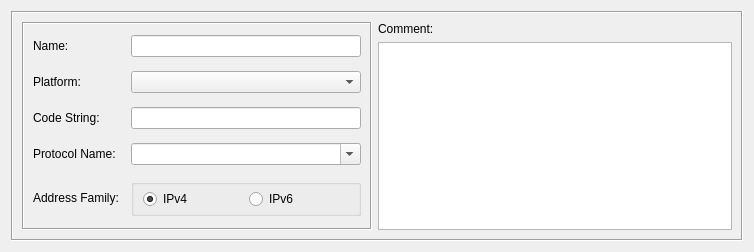
<ui version="4.0" >
 <class>CustomServiceDialog_q</class>
 <widget class="QWidget" name="CustomServiceDialog_q" >
  <property name="enabled" >
   <bool>true</bool>
  </property>
  <property name="geometry" >
   <rect>
    <x>0</x>
    <y>0</y>
    <width>754</width>
    <height>252</height>
   </rect>
  </property>
  <property name="windowTitle" >
   <string>Custom Service</string>
  </property>
  <layout class="QGridLayout" name="gridLayout_4" >
   <item row="0" column="0" >
    <widget class="QFrame" name="frame7" >
     <property name="frameShape" >
      <enum>QFrame::Box</enum>
     </property>
     <property name="frameShadow" >
      <enum>QFrame::Sunken</enum>
     </property>
     <layout class="QGridLayout" name="gridLayout_3" >
      <item rowspan="2" row="0" column="0" >
       <widget class="QFrame" name="frame13" >
        <property name="sizePolicy" >
         <sizepolicy vsizetype="Preferred" hsizetype="Fixed" >
          <horstretch>0</horstretch>
          <verstretch>0</verstretch>
         </sizepolicy>
        </property>
        <property name="minimumSize" >
         <size>
          <width>350</width>
          <height>0</height>
         </size>
        </property>
        <property name="maximumSize" >
         <size>
          <width>350</width>
          <height>16777215</height>
         </size>
        </property>
        <property name="frameShape" >
         <enum>QFrame::Box</enum>
        </property>
        <property name="frameShadow" >
         <enum>QFrame::Sunken</enum>
        </property>
        <layout class="QGridLayout" name="gridLayout_2" >
         <property name="spacing" >
          <number>12</number>
         </property>
         <item row="0" column="0" >
          <widget class="QLabel" name="textLabel1" >
           <property name="text" >
            <string>Name:</string>
           </property>
           <property name="wordWrap" >
            <bool>false</bool>
           </property>
          </widget>
         </item>
         <item row="0" column="1" >
          <widget class="QLineEdit" name="obj_name" >
           <property name="sizePolicy" >
            <sizepolicy vsizetype="Fixed" hsizetype="Preferred" >
             <horstretch>1</horstretch>
             <verstretch>0</verstretch>
            </sizepolicy>
           </property>
           <property name="minimumSize" >
            <size>
             <width>0</width>
             <height>0</height>
            </size>
           </property>
           <property name="sizeIncrement" >
            <size>
             <width>0</width>
             <height>0</height>
            </size>
           </property>
           <property name="baseSize" >
            <size>
             <width>0</width>
             <height>0</height>
            </size>
           </property>
          </widget>
         </item>
         <item row="1" column="0" >
          <widget class="QLabel" name="textLabel3" >
           <property name="text" >
            <string>Platform:</string>
           </property>
           <property name="wordWrap" >
            <bool>false</bool>
           </property>
          </widget>
         </item>
         <item row="1" column="1" >
          <widget class="QComboBox" name="platform" >
           <property name="toolTip" >
            <string>Custom service object has separate code string for each
supported firewall platform.</string>
           </property>
          </widget>
         </item>
         <item row="2" column="0" >
          <widget class="QLabel" name="textLabel1_3" >
           <property name="sizePolicy" >
            <sizepolicy vsizetype="Fixed" hsizetype="Preferred" >
             <horstretch>0</horstretch>
             <verstretch>0</verstretch>
            </sizepolicy>
           </property>
           <property name="text" >
            <string>Code String:</string>
           </property>
           <property name="wordWrap" >
            <bool>false</bool>
           </property>
          </widget>
         </item>
         <item row="2" column="1" >
          <widget class="QLineEdit" name="code" >
           <property name="sizePolicy" >
            <sizepolicy vsizetype="Fixed" hsizetype="Preferred" >
             <horstretch>0</horstretch>
             <verstretch>0</verstretch>
            </sizepolicy>
           </property>
           <property name="minimumSize" >
            <size>
             <width>0</width>
             <height>0</height>
            </size>
           </property>
           <property name="toolTip" >
            <string>Custom service object has separate code string for each
supported firewall platform.</string>
           </property>
           <property name="alignment" >
            <set>Qt::AlignLeading</set>
           </property>
          </widget>
         </item>
         <item row="3" column="0" >
          <widget class="QLabel" name="protocol_string_label" >
           <property name="sizePolicy" >
            <sizepolicy vsizetype="Fixed" hsizetype="Preferred" >
             <horstretch>0</horstretch>
             <verstretch>0</verstretch>
            </sizepolicy>
           </property>
           <property name="text" >
            <string>Protocol Name:</string>
           </property>
          </widget>
         </item>
         <item row="3" column="1" >
          <widget class="QComboBox" name="protocol" >
           <property name="toolTip" >
            <string>Choose one of the standard protocols from the menu or enter custom
protocol string. Policy compilers can use this information to add correct
protocol-specific parameters to the generated configuration. For example,
iptables compiler is allowed to add "--reject-with tcp-reset" to the target
REJECT only if service object belongs to protocol "tcp".
</string>
           </property>
           <property name="editable" >
            <bool>true</bool>
           </property>
          </widget>
         </item>
         <item row="4" column="0" >
          <widget class="QLabel" name="label_2" >
           <property name="text" >
            <string>Address Family:</string>
           </property>
          </widget>
         </item>
         <item row="4" column="1" >
          <widget class="QGroupBox" name="groupBox" >
           <property name="sizePolicy" >
            <sizepolicy vsizetype="Fixed" hsizetype="Preferred" >
             <horstretch>0</horstretch>
             <verstretch>0</verstretch>
            </sizepolicy>
           </property>
           <property name="toolTip" >
            <string>Like with protocol, setting address family helps
policy compiler generate more accurate configuration
using this custom service object. For example, if
address family is set to ipv6, this custom service
will only be used in ipv6 policies.
</string>
           </property>
           <property name="title" >
            <string/>
           </property>
           <property name="flat" >
            <bool>true</bool>
           </property>
           <property name="checkable" >
            <bool>false</bool>
           </property>
           <layout class="QGridLayout" name="gridLayout" >
            <property name="topMargin" >
             <number>4</number>
            </property>
            <property name="bottomMargin" >
             <number>4</number>
            </property>
            <item row="0" column="0" >
             <widget class="QRadioButton" name="ipv4" >
              <property name="text" >
               <string>IPv4</string>
              </property>
              <property name="checked" >
               <bool>true</bool>
              </property>
             </widget>
            </item>
            <item row="0" column="1" >
             <widget class="QRadioButton" name="ipv6" >
              <property name="text" >
               <string>IPv6</string>
              </property>
              <property name="checked" >
               <bool>false</bool>
              </property>
             </widget>
            </item>
           </layout>
          </widget>
         </item>
        </layout>
       </widget>
      </item>
      <item row="0" column="1" >
       <widget class="QLabel" name="textLabel2" >
        <property name="sizePolicy" >
         <sizepolicy vsizetype="Fixed" hsizetype="Preferred" >
          <horstretch>0</horstretch>
          <verstretch>0</verstretch>
         </sizepolicy>
        </property>
        <property name="text" >
         <string>Comment:</string>
        </property>
        <property name="wordWrap" >
         <bool>false</bool>
        </property>
       </widget>
      </item>
      <item row="1" column="1" >
       <widget class="TextEditWidget" name="comment" >
        <property name="sizePolicy" >
         <sizepolicy vsizetype="Expanding" hsizetype="Expanding" >
          <horstretch>0</horstretch>
          <verstretch>90</verstretch>
         </sizepolicy>
        </property>
        <property name="minimumSize" >
         <size>
          <width>200</width>
          <height>0</height>
         </size>
        </property>
        <property name="tabChangesFocus" >
         <bool>true</bool>
        </property>
       </widget>
      </item>
     </layout>
    </widget>
   </item>
  </layout>
 </widget>
 <customwidgets>
  <customwidget>
   <class>TextEditWidget</class>
   <extends>QTextEdit</extends>
   <header>TextEditWidget.h</header>
  </customwidget>
  <customwidget>
   <class>QLineEdit</class>
   <extends>QLineEdit</extends>
   <header>QLineEdit.h</header>
  </customwidget>
 </customwidgets>
 <tabstops>
  <tabstop>obj_name</tabstop>
  <tabstop>platform</tabstop>
  <tabstop>code</tabstop>
  <tabstop>comment</tabstop>
 </tabstops>
 <resources>
  <include location="MainRes.qrc" />
 </resources>
 <connections>
  <connection>
   <sender>obj_name</sender>
   <signal>editingFinished()</signal>
   <receiver>CustomServiceDialog_q</receiver>
   <slot>changed()</slot>
   <hints>
    <hint type="sourcelabel" >
     <x>20</x>
     <y>20</y>
    </hint>
    <hint type="destinationlabel" >
     <x>20</x>
     <y>20</y>
    </hint>
   </hints>
  </connection>
  <connection>
   <sender>platform</sender>
   <signal>activated(int)</signal>
   <receiver>CustomServiceDialog_q</receiver>
   <slot>platformChanged()</slot>
   <hints>
    <hint type="sourcelabel" >
     <x>20</x>
     <y>20</y>
    </hint>
    <hint type="destinationlabel" >
     <x>20</x>
     <y>20</y>
    </hint>
   </hints>
  </connection>
  <connection>
   <sender>code</sender>
   <signal>editingFinished()</signal>
   <receiver>CustomServiceDialog_q</receiver>
   <slot>changed()</slot>
   <hints>
    <hint type="sourcelabel" >
     <x>20</x>
     <y>20</y>
    </hint>
    <hint type="destinationlabel" >
     <x>20</x>
     <y>20</y>
    </hint>
   </hints>
  </connection>
  <connection>
   <sender>comment</sender>
   <signal>textChanged()</signal>
   <receiver>CustomServiceDialog_q</receiver>
   <slot>changed()</slot>
   <hints>
    <hint type="sourcelabel" >
     <x>20</x>
     <y>20</y>
    </hint>
    <hint type="destinationlabel" >
     <x>20</x>
     <y>20</y>
    </hint>
   </hints>
  </connection>
  <connection>
   <sender>protocol</sender>
   <signal>currentIndexChanged(int)</signal>
   <receiver>CustomServiceDialog_q</receiver>
   <slot>changed()</slot>
   <hints>
    <hint type="sourcelabel" >
     <x>250</x>
     <y>172</y>
    </hint>
    <hint type="destinationlabel" >
     <x>376</x>
     <y>125</y>
    </hint>
   </hints>
  </connection>
  <connection>
   <sender>protocol</sender>
   <signal>currentIndexChanged(int)</signal>
   <receiver>CustomServiceDialog_q</receiver>
   <slot>changed()</slot>
   <hints>
    <hint type="sourcelabel" >
     <x>250</x>
     <y>172</y>
    </hint>
    <hint type="destinationlabel" >
     <x>376</x>
     <y>125</y>
    </hint>
   </hints>
  </connection>
  <connection>
   <sender>ipv4</sender>
   <signal>toggled(bool)</signal>
   <receiver>CustomServiceDialog_q</receiver>
   <slot>changed()</slot>
   <hints>
    <hint type="sourcelabel" >
     <x>200</x>
     <y>210</y>
    </hint>
    <hint type="destinationlabel" >
     <x>376</x>
     <y>125</y>
    </hint>
   </hints>
  </connection>
  <connection>
   <sender>ipv6</sender>
   <signal>toggled(bool)</signal>
   <receiver>CustomServiceDialog_q</receiver>
   <slot>changed()</slot>
   <hints>
    <hint type="sourcelabel" >
     <x>298</x>
     <y>210</y>
    </hint>
    <hint type="destinationlabel" >
     <x>376</x>
     <y>125</y>
    </hint>
   </hints>
  </connection>
 </connections>
 <slots>
  <slot>changed()</slot>
 </slots>
</ui>
